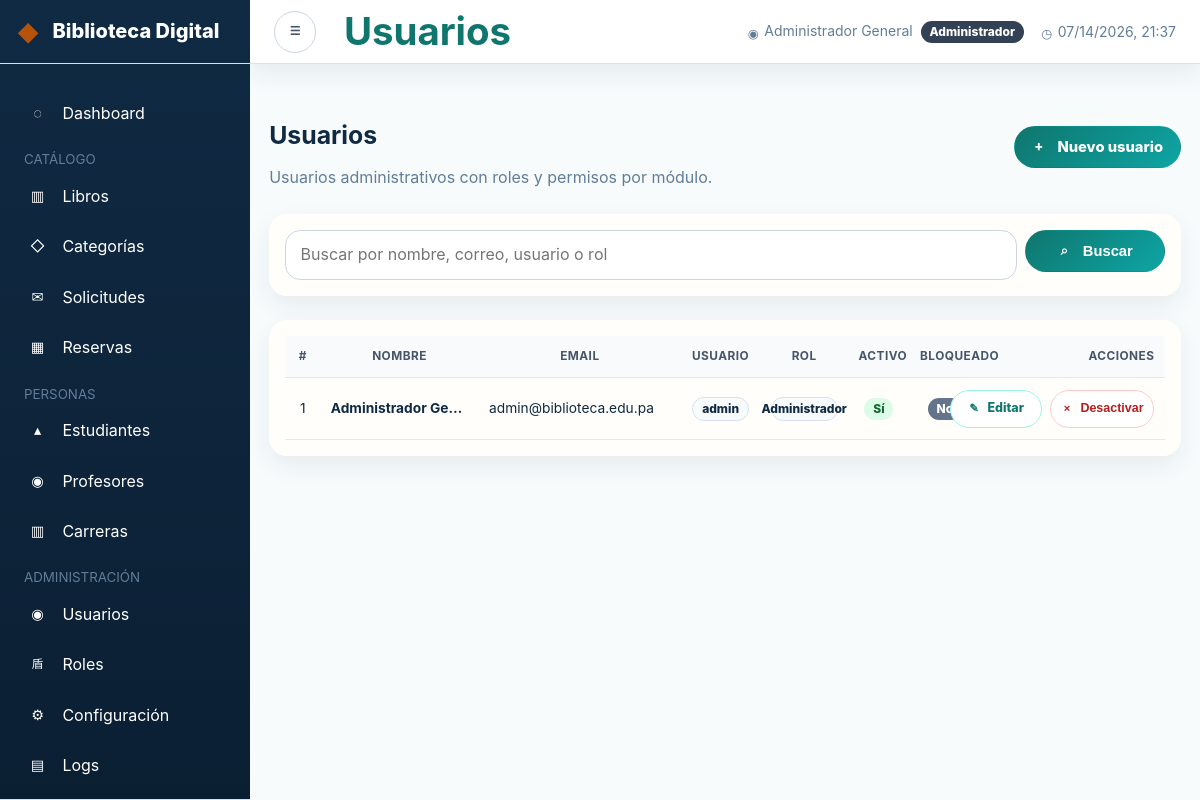
Page /public/index.php?mod=usuarios (signed in) on the committed database.
### tables this page shows
CREATE TABLE `usuarios` (
    `id_usuario`        INT UNSIGNED NOT NULL AUTO_INCREMENT,
    `nombre`            VARCHAR(100) NOT NULL,
    `apellido`          VARCHAR(100) NOT NULL,
    `email`             VARCHAR(255) NOT NULL,
    `username`          VARCHAR(50) NOT NULL,
    `password_hash`     VARCHAR(255) NOT NULL,
    `rol`               ENUM('administrador','operador') NOT NULL DEFAULT 'operador',
    `id_rol`            INT UNSIGNED NULL,
    `activo`            TINYINT(1) NOT NULL DEFAULT 1,
    `intentos_fallidos` TINYINT(1) NOT NULL DEFAULT 0,
    `bloqueado`         TINYINT(1) NOT NULL DEFAULT 0,
    `ultimo_login`      DATETIME NULL,
    `firma_datos`       CHAR(64),
    `created_at`        DATETIME NOT NULL DEFAULT CURRENT_TIMESTAMP,
    `updated_at`        DATETIME NOT NULL DEFAULT CURRENT_TIMESTAMP ON UPDATE CURRENT_TIMESTAMP,
    PRIMARY KEY (`id_usuario`),
    UNIQUE KEY `uq_usuario_email` (`email`),
    UNIQUE KEY `uq_usuario_username` (`username`),
    KEY `idx_usuario_rol` (`id_rol`),
    CONSTRAINT `fk_usuario_rol`
        FOREIGN KEY (`id_rol`) REFERENCES `roles` (`id_rol`)
        ON DELETE SET NULL
);

### controllers/UsuarioController.php (called while the page is built, shortened)
<?php
class UsuarioController
{
    private UsuarioModel $modelo;
    public function __construct()
    {
        $this->modelo = new UsuarioModel();
    }
    public function index(): void
    {
        $busqueda = Sanitizador::texto($_GET['q'] ?? '');
        $pagina = max(1, Sanitizador::entero($_GET['pag'] ?? 1));
        $usuarios = $this->modelo->obtenerTodos($pagina, $busqueda);
        require_once SRC_PATH . '/views/usuarios/index.php';
    }
}

### public/index.php (called while the page is built, shortened)
<?php
$modDefault = isset($_SESSION['usuario']) ? 'dashboard' : 'portal';
$mod = Sanitizador::alfanumerico($_GET['mod'] ?? $modDefault);
$accion = Sanitizador::alfanumerico($_GET['accion'] ?? 'index');
switch ($mod) {
    case 'usuarios':
        $controller = new UsuarioController();
        break;
}
$controller->{$accion}();

### utilidades/Sanitizador.php (called while the page is built, shortened)
<?php
class Sanitizador
{
    public static function texto(string $valor): string
    {
        $valor = trim(strip_tags($valor));
        return preg_replace('/\s+/', ' ', $valor) ?? '';
    }
    public static function entero($valor): int
    {
        return filter_var($valor, FILTER_VALIDATE_INT) ?: 0;
    }
    public static function html(string $valor): string
    {
        return htmlspecialchars($valor, ENT_QUOTES | ENT_SUBSTITUTE, 'UTF-8');
    }
}

### utilidades/Env.php (called while the page is built, shortened)
<?php
final class Env
{
    public static function get(string $clave, mixed $default = null): mixed
    {
        $valor = getenv($clave);
        if ($valor !== false) {
            return $valor;
        }
        return $default;
    }
    public static function int(string $clave, int $default = 0): int
    {
        return (int) self::get($clave, $default);
    }
}

### conexion/Conexion.php (called while the page is built, shortened)
<?php
class Conexion
{
    private static ?Conexion $instancia = null;
    private function __construct()
    {
        $host = (string) Env::get('DB_HOST', 'localhost');
        $port = Env::int('DB_PORT', 3306);
        $name = (string) Env::get('DB_NAME', 'biblioteca_digital');
        $user = (string) Env::get('DB_USER', 'bib_app');
        $pass = (string) Env::get('DB_PASS', 'B!bl10t3c@_S3cur3#2025');
        $charset = (string) Env::get('DB_CHARSET', 'utf8mb4');
        $dsn = sprintf(
            'mysql:host=%s;port=%d;dbname=%s;charset=%s',
            $host,
            $port,
            $name,
            $charset
        );
        $opciones = [
            PDO::ATTR_ERRMODE            => PDO::ERRMODE_EXCEPTION,
            PDO::ATTR_DEFAULT_FETCH_MODE => PDO::FETCH_ASSOC,
            PDO::ATTR_EMULATE_PREPARES   => false,
            PDO::MYSQL_ATTR_FOUND_ROWS   => true,
        ];
    }
    public static function obtenerInstancia(): self
    {
        if (self::$instancia === null) {
            self::$instancia = new self();
        }
        return self::$instancia;
    }
}

### models/UsuarioModel.php (called while the page is built, shortened)
<?php
class UsuarioModel implements IRepositorio
{
    private PDO $pdo;
    public function __construct()
    {
        $this->pdo = Conexion::obtenerInstancia()->getConexion();
    }
    public function obtenerTodos(int $pagina = 1, string $busqueda = ''): array
    {
        $offset = ($pagina - 1) * POR_PAGINA;
        $like = "%$busqueda%";
        $stmt = $this->pdo->prepare(
            'SELECT u.id_usuario, u.nombre, u.apellido, u.email, u.username, u.rol, u.id_rol,
                    COALESCE(r.nombre, u.rol) AS rol_nombre, u.activo, u.bloqueado, u.ultimo_login
             FROM usuarios u
             LEFT JOIN roles r ON r.id_rol = u.id_rol
             WHERE u.nombre LIKE ? OR u.apellido LIKE ? OR u.email LIKE ? OR u.username LIKE ? OR COALESCE(r.nombre,u.rol) LIKE ?
             ORDER BY u.nombre ASC
             LIMIT ? OFFSET ?'
        );
        $stmt->execute([$like, $like, $like, $like, $like, POR_PAGINA, $offset]);
        return $stmt->fetchAll();
    }
}

### views/usuarios/index.php (the view, shortened to what this page needs)
<?php
require_once SRC_PATH . '/views/layout/header.php';
?>
<div class="container py-4">
  <div class="d-flex justify-content-between align-items-center mb-4">
    <div>
      <h1 class="h3 mb-0">Usuarios</h1>
      <p class="text-muted mb-0">Usuarios administrativos con roles y permisos por módulo.</p>
    </div>
    <a href="<?= BASE_URL ?>/index.php?mod=usuarios&accion=form" class="btn btn-primary">
      <i class="bi bi-plus-circle me-1"></i>Nuevo usuario
    </a>
  </div>
  <div class="card border-0 shadow-sm mb-4">
    <div class="card-body">
      <form method="GET" action="<?= BASE_URL ?>/index.php" class="row g-2">
        <div class="col-md-10">
          <input type="search" name="q" class="form-control" placeholder="Buscar por nombre, correo, usuario o rol" value="<?= Sanitizador::html($busqueda ?? '') ?>">
        </div>
        <div class="col-md-2"><button type="submit" class="btn btn-primary w-100"><i class="bi bi-search me-1"></i>Buscar</button></div>
      </form>
    </div>
  </div>
  <?php if (!empty($usuarios)): ?>
    <div class="card border-0 shadow-sm">
      <div class="card-body">
        <div class="table-responsive">
          <table class="table table-hover align-middle mb-0 admin-table admin-table-users">
            <thead class="table-light">
              <tr>
                <th>#</th><th>Nombre</th><th>Email</th><th>Usuario</th><th>Rol</th><th class="text-center">Activo</th><th class="text-center">Bloqueado</th><th class="text-end">Acciones</th>
              </tr>
            </thead>
            <tbody>
              <?php foreach ($usuarios as $usuario): ?>
                <tr>
                  <td><?= (int)($usuario['id_usuario'] ?? 0) ?></td>
                  <td class="fw-semibold"><?= Sanitizador::html(trim(($usuario['nombre'] ?? '') . ' ' . ($usuario['apellido'] ?? ''))) ?></td>
                  <td><?= Sanitizador::html($usuario['email'] ?? '') ?></td>
                  <td><span class="badge badge-nowrap bg-light text-dark border"><?= Sanitizador::html($usuario['username'] ?? '') ?></span></td>
                  <td><span class="badge badge-nowrap bg-light text-dark border"><?= Sanitizador::html($usuario['rol_nombre'] ?? $usuario['rol'] ?? '') ?></span></td>
                  <td class="text-center"><?= !empty($usuario['activo']) ? '<span class="badge text-bg-success">Sí</span>' : '<span class="badge text-bg-secondary">No</span>' ?></td>
                  <td class="text-center"><?= !empty($usuario['bloqueado']) ? '<span class="badge text-bg-danger">Sí</span>' : '<span class="badge text-bg-secondary">No</span>' ?></td>
                  <td class="text-end table-actions-cell">
                    <div class="table-actions">
                      <a href="<?= BASE_URL ?>/index.php?mod=usuarios&accion=form&id=<?= (int)$usuario['id_usuario'] ?>" class="btn btn-sm btn-outline-primary"><i class="bi bi-pencil-square"></i> Editar</a>
                      <?php if (!empty($usuario['activo'])): ?>
                        <form method="POST" action="<?= BASE_URL ?>/index.php?mod=usuarios&accion=eliminar" class="m-0" onsubmit="return confirm('¿Desactivar este usuario?');">
                          <button class="btn btn-sm btn-outline-danger"><i class="bi bi-trash"></i> Desactivar</button>
                        </form>
                      <?php else: ?><span class="text-muted small">Desactivado</span><?php endif; ?>
                    </div>
                  </td>
                </tr>
              <?php endforeach; ?>
            </tbody>
          </table>
        </div>
      </div>
    </div>
  <?php else: ?><div class="alert alert-info">No hay usuarios registrados.</div><?php endif; ?>
</div>
<?php require_once SRC_PATH . '/views/layout/footer.php'; ?>

### rows in the picture
usuarios: id_usuario "1", nombre+apellido "Administrador Ge…", email "admin@biblioteca.edu.pa", username "admin", rol "Administrador", activo "Sí", bloqueado "No"

### other values in the picture
Sanitizador::html($tituloPagina ?? '') "Usuarios"
Sanitizador::html($_SESSION['usuario']['nombre'] ?? '') "Administrador General"
